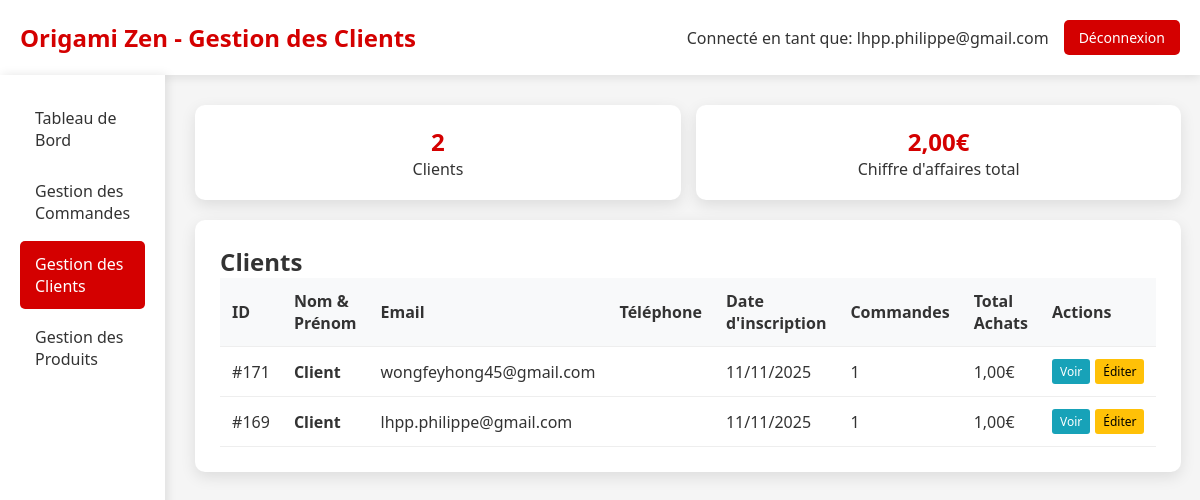
The page /admin_clients.php (signed in) on the database as committed earlier.
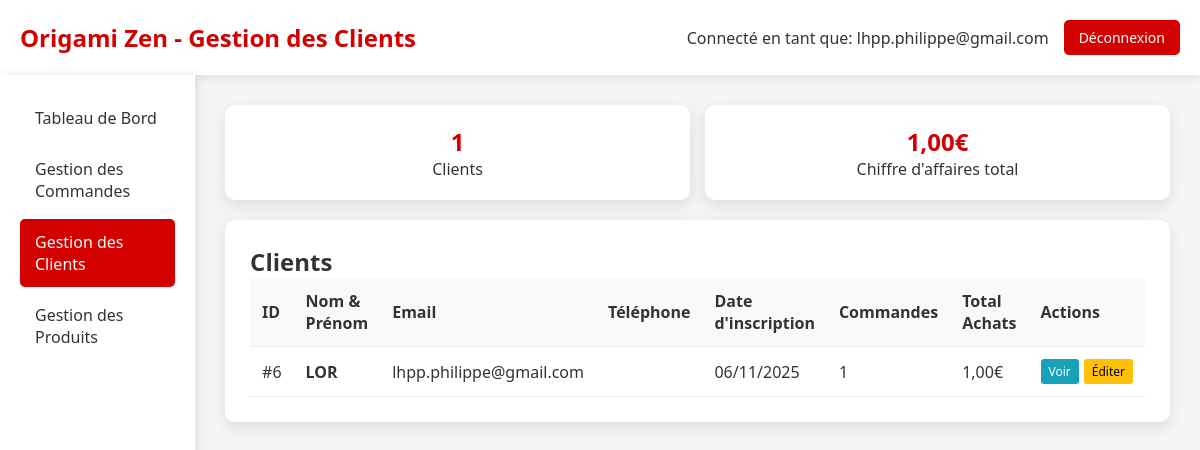
The same page on the database as committed later.
### tables this page shows
CREATE TABLE IF NOT EXISTS `client` (
  `idClient` bigint NOT NULL AUTO_INCREMENT,
  `email` varchar(50) NOT NULL,
  `motDePasse` varchar(255) NOT NULL,
  `nom` varchar(50) DEFAULT NULL,
  `prenom` varchar(50) DEFAULT NULL,
  `telephone` varchar(20) DEFAULT NULL,
  `email_confirme` tinyint(1) DEFAULT '0',
  `token_confirmation` varchar(64) DEFAULT NULL,
  `token_expires` datetime DEFAULT NULL,
  `type` enum('temporaire','permanent') DEFAULT 'temporaire',
  `date_creation` datetime DEFAULT CURRENT_TIMESTAMP,
  `session_id` varchar(128) DEFAULT NULL,
  PRIMARY KEY (`idClient`),
  KEY `idx_client_type` (`type`),
  KEY `idx_client_session` (`session_id`),
  KEY `idx_client_date` (`date_creation`)
);

### admin_clients.php (the view, shortened to what this page needs)
<?php
$host = '217.182.198.20';
$dbname = 'origami';
$username = 'root';
$password = 'L099339R';
try {
    $pdo = new PDO("mysql:host=$host;dbname=$dbname;charset=utf8", $username, $password);
    $pdo->setAttribute(PDO::ATTR_ERRMODE, PDO::ERRMODE_EXCEPTION);
    $stmt = $pdo->query("
        SELECT c.idClient, c.email, c.nom, c.prenom, c.telephone, c.date_creation,
               COUNT(cmd.idCommande) as nb_commandes,
               COALESCE(SUM(cmd.montantTotal), 0) as total_achats
        FROM Client c
        LEFT JOIN Commande cmd ON c.idClient = cmd.idClient
        WHERE c.type = 'permanent' OR (c.type IS NULL AND c.email NOT LIKE 'temp_%@origamizen.fr')
        GROUP BY c.idClient
        ORDER BY c.date_creation DESC
    ");
    $clients = $stmt->fetchAll(PDO::FETCH_ASSOC);
} catch (PDOException $e) {
    die("Erreur de connexion à la base de données: " . $e->getMessage());
}
?>
<!DOCTYPE html>
<html lang="fr">
<head>
</head>
<body>
    <div class="header">
        <div class="logo">
            <h1>Origami Zen - Gestion des Clients</h1>
        </div>
        <div class="admin-info">
            <span>Connecté en tant que: <?= htmlspecialchars($_SESSION['admin_email']) ?></span>
            <a href="admin_dashboard.php?logout=1" class="btn-logout">Déconnexion</a>
        </div>
    </div>
    <div class="container">
        <div class="sidebar">
            <a href="admin_dashboard.php" class="nav-item">Tableau de Bord</a>
            <a href="admin_commandes.php" class="nav-item">Gestion des Commandes</a>
            <a href="admin_clients.php" class="nav-item active">Gestion des Clients</a>
            <a href="admin_produits.php" class="nav-item">Gestion des Produits</a>
        </div>
        <div class="main-content">
            <div class="client-stats">
                <div class="stat-card">
                    <div class="stat-number"><?= count($clients) ?></div>
                    <div>Clients</div>
                </div>
                <div class="stat-card">
                    <div class="stat-number">
                        <?= number_format(array_sum(array_column($clients, 'total_achats')), 2, ',', ' ') ?>€
                    </div>
                    <div>Chiffre d'affaires total</div>
                </div>
            </div>
            <div class="section">
                <h2>Clients</h2>
                <table>
                    <thead>
                        <tr>
                            <th>ID</th>
                            <th>Nom & Prénom</th>
                            <th>Email</th>
                            <th>Téléphone</th>
                            <th>Date d'inscription</th>
                            <th>Commandes</th>
                            <th>Total Achats</th>
                            <th>Actions</th>
                        </tr>
                    </thead>
                    <tbody>
                        <?php foreach ($clients as $client): ?>
                        <tr>
                            <td>#<?= $client['idClient'] ?></td>
                            <td>
                                <strong><?= htmlspecialchars($client['prenom'] . ' ' . $client['nom']) ?></strong>
                            </td>
                            <td><?= htmlspecialchars($client['email']) ?></td>
                            <td><?= htmlspecialchars($client['telephone'] ?? 'Non renseigné') ?></td>
                            <td><?= date('d/m/Y', strtotime($client['date_creation'])) ?></td>
                            <td><?= $client['nb_commandes'] ?></td>
                            <td><?= number_format($client['total_achats'], 2, ',', ' ') ?>€</td>
                            <td>
                                <div class="client-actions">
                                    <a href="admin_client_detail.php?id=<?= $client['idClient'] ?>" class="btn-view">Voir</a>
                                    <a href="admin_client_edit.php?id=<?= $client['idClient'] ?>" class="btn-edit">Éditer</a>
                                </div>
                            </td>
                        </tr>
                        <?php endforeach; ?>
                    </tbody>
                </table>
            </div>
        </div>
    </div>
</body>
</html>

Rows that differ between the two databases and show on the page:
removed client: idClient "171", prenom+nom "Client", email "wongfeyhong45@gmail.com", date_creation "11/11/2025", nb_commandes "1", total_achats "1,00"
removed client: idClient "169", prenom+nom "Client", email "lhpp.philippe@gmail.com", date_creation "11/11/2025", nb_commandes "1", total_achats "1,00"
added client: idClient "6", prenom+nom "LOR", email "lhpp.philippe@gmail.com", date_creation "06/11/2025", nb_commandes "1", total_achats "1,00"
Other text that changed with them:
count($clients): "2" → "1"
array_sum(array_column($clients, 'total_achats')): "2,00" → "1,00"
